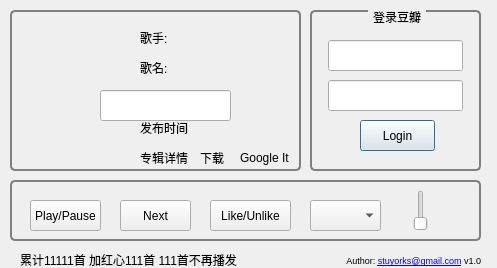
<?xml version="1.0" encoding="UTF-8"?>
<ui version="4.0">
 <class>Dlg_douban</class>
 <widget class="QDialog" name="Dlg_douban">
  <property name="geometry">
   <rect>
    <x>0</x>
    <y>0</y>
    <width>497</width>
    <height>268</height>
   </rect>
  </property>
  <property name="windowTitle">
   <string>douban.fm</string>
  </property>
  <property name="windowIcon">
   <iconset resource="images.qrc">
    <normaloff>:/fm.jpg</normaloff>:/fm.jpg</iconset>
  </property>
  <widget class="QLabel" name="lable_auth">
   <property name="geometry">
    <rect>
     <x>310</x>
     <y>251</y>
     <width>171</width>
     <height>20</height>
    </rect>
   </property>
   <property name="text">
    <string>&lt;html&gt;&lt;head/&gt;&lt;body&gt;&lt;p&gt;&lt;span style=&quot; font-size:7pt;&quot;&gt;Author: &lt;/span&gt;&lt;a href=&quot;mailto:stuyorks@gmail.com&quot;&gt;&lt;span style=&quot; font-size:7pt; text-decoration: underline; color:#0000ff;&quot;&gt;stuyorks@gmail.com&lt;/span&gt;&lt;/a&gt;&lt;span style=&quot; font-size:7pt;&quot;&gt;  v1.0&lt;/span&gt;&lt;/p&gt;&lt;/body&gt;&lt;/html&gt;</string>
   </property>
   <property name="alignment">
    <set>Qt::AlignRight|Qt::AlignTrailing|Qt::AlignVCenter</set>
   </property>
  </widget>
  <widget class="QGroupBox" name="groupBox">
   <property name="geometry">
    <rect>
     <x>310</x>
     <y>10</y>
     <width>171</width>
     <height>161</height>
    </rect>
   </property>
   <property name="styleSheet">
    <string notr="true">QGroupBox {
     background-color: qlineargradient(x1: 0, y1: 0, x2: 0, y2: 1,
                                       stop: 0 #E0E0E0, stop: 1 #FFFFFF);
     border: 2px solid gray;
     border-radius: 5px;
     margin-top: 1ex; /* leave space at the top for the title */
 }
QGroupBox::title {
     subcontrol-origin: margin;
     subcontrol-position: top center; /* position at the top center */
     padding: 0 3px;
 }</string>
   </property>
   <property name="title">
    <string>登录豆瓣</string>
   </property>
   <widget class="QLineEdit" name="lineEdit_account">
    <property name="geometry">
     <rect>
      <x>18</x>
      <y>30</y>
      <width>135</width>
      <height>31</height>
     </rect>
    </property>
   </widget>
   <widget class="QLineEdit" name="lineEdit_password">
    <property name="geometry">
     <rect>
      <x>18</x>
      <y>70</y>
      <width>135</width>
      <height>31</height>
     </rect>
    </property>
    <property name="echoMode">
     <enum>QLineEdit::Password</enum>
    </property>
   </widget>
   <widget class="QPushButton" name="pB_login">
    <property name="geometry">
     <rect>
      <x>50</x>
      <y>110</y>
      <width>75</width>
      <height>31</height>
     </rect>
    </property>
    <property name="text">
     <string>Login</string>
    </property>
   </widget>
  </widget>
  <widget class="QGroupBox" name="groupBox_2">
   <property name="geometry">
    <rect>
     <x>10</x>
     <y>180</y>
     <width>471</width>
     <height>61</height>
    </rect>
   </property>
   <property name="styleSheet">
    <string notr="true">QGroupBox {
     background-color: qlineargradient(x1: 0, y1: 0, x2: 0, y2: 1,
                                       stop: 0 #E0E0E0, stop: 1 #FFFFFF);
     border: 2px solid gray;
     border-radius: 5px;
     margin-top: 1ex; /* leave space at the top for the title */
 }
QGroupBox::title {
     subcontrol-origin: margin;
     subcontrol-position: top center; /* position at the top center */
     padding: 0 3px;
     background-color: qlineargradient(x1: 0, y1: 0, x2: 0, y2: 1,
                                       stop: 0 #CCCCCC, stop: 1 #FFFFFF);
 }</string>
   </property>
   <property name="title">
    <string/>
   </property>
   <widget class="QPushButton" name="pB_play_pause">
    <property name="geometry">
     <rect>
      <x>20</x>
      <y>20</y>
      <width>71</width>
      <height>31</height>
     </rect>
    </property>
    <property name="text">
     <string>Play/Pause</string>
    </property>
   </widget>
   <widget class="QPushButton" name="pB_next">
    <property name="geometry">
     <rect>
      <x>110</x>
      <y>20</y>
      <width>71</width>
      <height>31</height>
     </rect>
    </property>
    <property name="text">
     <string>Next</string>
    </property>
   </widget>
   <widget class="QPushButton" name="pB_like_unlike">
    <property name="geometry">
     <rect>
      <x>200</x>
      <y>20</y>
      <width>81</width>
      <height>31</height>
     </rect>
    </property>
    <property name="text">
     <string>Like/Unlike</string>
    </property>
   </widget>
   <widget class="QComboBox" name="cB_channel">
    <property name="geometry">
     <rect>
      <x>300</x>
      <y>20</y>
      <width>71</width>
      <height>31</height>
     </rect>
    </property>
   </widget>
   <widget class="QSlider" name="verticalSlider_volume">
    <property name="geometry">
     <rect>
      <x>400</x>
      <y>10</y>
      <width>21</width>
      <height>41</height>
     </rect>
    </property>
    <property name="maximum">
     <number>65535</number>
    </property>
    <property name="orientation">
     <enum>Qt::Vertical</enum>
    </property>
   </widget>
  </widget>
  <widget class="QGroupBox" name="groupBox_3">
   <property name="geometry">
    <rect>
     <x>10</x>
     <y>10</y>
     <width>291</width>
     <height>161</height>
    </rect>
   </property>
   <property name="styleSheet">
    <string notr="true">QGroupBox {
     background-color: qlineargradient(x1: 0, y1: 0, x2: 0, y2: 1,
                                       stop: 0 #E0E0E0, stop: 1 #FFFFFF);
     border: 2px solid gray;
     border-radius: 5px;
     margin-top: 1ex; /* leave space at the top for the title */
 }
QGroupBox::title {
     subcontrol-origin: margin;
     subcontrol-position: top center; /* position at the top center */
     padding: 0 3px;
     background-color: qlineargradient(x1: 0, y1: 0, x2: 0, y2: 1,
                                       stop: 0 #CCCCCC, stop: 1 #FFFFFF);
 }</string>
   </property>
   <property name="title">
    <string/>
   </property>
   <widget class="QLabel" name="label_album_pic">
    <property name="geometry">
     <rect>
      <x>10</x>
      <y>10</y>
      <width>106</width>
      <height>139</height>
     </rect>
    </property>
    <property name="text">
     <string/>
    </property>
   </widget>
   <widget class="QLabel" name="label_public_time">
    <property name="geometry">
     <rect>
      <x>130</x>
      <y>110</y>
      <width>151</width>
      <height>16</height>
     </rect>
    </property>
    <property name="text">
     <string>发布时间</string>
    </property>
   </widget>
   <widget class="QLabel" name="label_album_name">
    <property name="geometry">
     <rect>
      <x>130</x>
      <y>80</y>
      <width>151</width>
      <height>16</height>
     </rect>
    </property>
    <property name="text">
     <string>专辑:</string>
    </property>
   </widget>
   <widget class="QLabel" name="label_song_name">
    <property name="geometry">
     <rect>
      <x>130</x>
      <y>50</y>
      <width>151</width>
      <height>16</height>
     </rect>
    </property>
    <property name="text">
     <string>歌名:</string>
    </property>
   </widget>
   <widget class="QLabel" name="label_singer">
    <property name="geometry">
     <rect>
      <x>130</x>
      <y>20</y>
      <width>151</width>
      <height>16</height>
     </rect>
    </property>
    <property name="text">
     <string>歌手:</string>
    </property>
   </widget>
   <widget class="QLabel" name="label_album_detail">
    <property name="geometry">
     <rect>
      <x>130</x>
      <y>140</y>
      <width>51</width>
      <height>16</height>
     </rect>
    </property>
    <property name="text">
     <string>专辑详情</string>
    </property>
   </widget>
   <widget class="QLabel" name="label_save_song">
    <property name="geometry">
     <rect>
      <x>190</x>
      <y>140</y>
      <width>31</width>
      <height>16</height>
     </rect>
    </property>
    <property name="text">
     <string>下载</string>
    </property>
   </widget>
   <widget class="QLabel" name="label_google_song">
    <property name="geometry">
     <rect>
      <x>230</x>
      <y>140</y>
      <width>61</width>
      <height>16</height>
     </rect>
    </property>
    <property name="text">
     <string>Google It</string>
    </property>
   </widget>
   <widget class="QLineEdit" name="lineEdit_v_code">
    <property name="geometry">
     <rect>
      <x>90</x>
      <y>80</y>
      <width>131</width>
      <height>31</height>
     </rect>
    </property>
    <property name="echoMode">
     <enum>QLineEdit::Normal</enum>
    </property>
   </widget>
   <widget class="QLabel" name="label_v_code_pic">
    <property name="geometry">
     <rect>
      <x>20</x>
      <y>30</y>
      <width>250</width>
      <height>40</height>
     </rect>
    </property>
    <property name="text">
     <string/>
    </property>
   </widget>
  </widget>
  <widget class="QLabel" name="label_status">
   <property name="geometry">
    <rect>
     <x>20</x>
     <y>250</y>
     <width>271</width>
     <height>20</height>
    </rect>
   </property>
   <property name="text">
    <string>累计11111首 加红心111首 111首不再播发</string>
   </property>
   <property name="textFormat">
    <enum>Qt::RichText</enum>
   </property>
  </widget>
 </widget>
 <resources>
  <include location="images.qrc"/>
 </resources>
 <connections/>
</ui>
